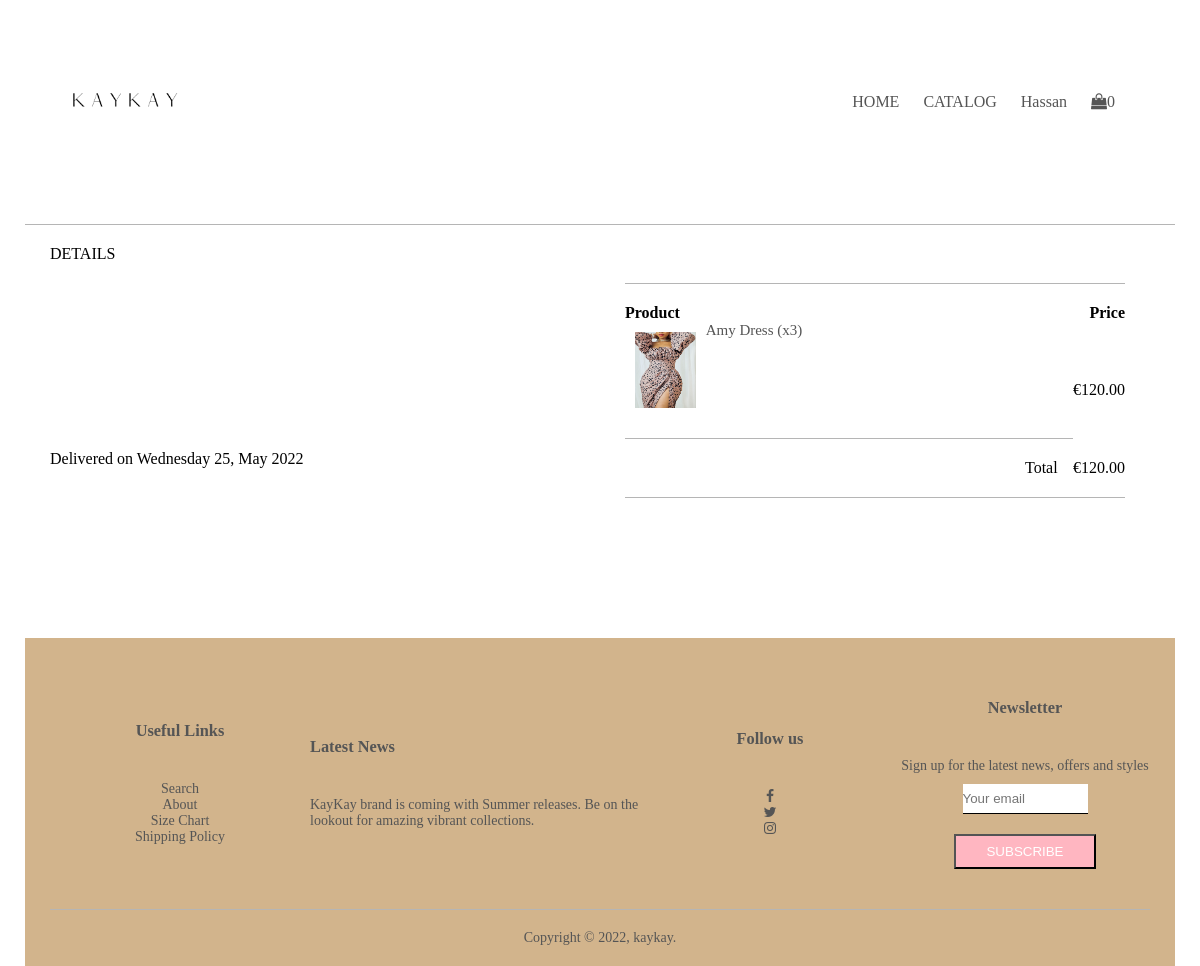
Screenshot of /viewOrder?date=2022-05-25 (signed in) with the database file from the repository.
### tables this page shows
CREATE TABLE orders
    (user_id INTEGER NOT NULL,
    product_id INTEGER NOT NULL,
    quantity INTEGER NOT NULL,
    total DECIMAL NOT NULL,
    created_at DATETIME DEFAULT CURRENT_TIMESTAMP,
    FOREIGN KEY(user_id) REFERENCES users(id)
    FOREIGN KEY(product_id) REFERENCES products(id)
    );

CREATE TABLE products
    (id INTEGER NOT NULL,
    name VARCHAR NOT NULL,
    desc TEXT NOT NULL,
    image TEXT NOT NULL,
    quantity INTEGER NOT NULL,
    category_id INTEGER NOT NULL,
    price DECIMAL NOT NULL,
    created_at DATETIME DEFAULT CURRENT_TIMESTAMP,
    PRIMARY KEY(id),
    FOREIGN KEY(category_id) REFERENCES product_category(id)
    );

### app.py (the view)
@app.route("/viewOrder", methods = ["GET", "POST"])
@login_required
def viewOrder():
    order_date = request.args.get("date")
    order =  db.execute("""SELECT
                        products.image, products.name, products.desc, orders.quantity, orders.product_id, orders.total, DATE(orders.created_at) AS created_date
                        FROM orders
                        JOIN products
                        ON orders.product_id = products.id
                        WHERE user_id = ?
                        AND created_date = ?""",
                        session["user_id"], order_date)
    return render_template("viewOrder.html", order=order)

### app.py (called while the page is built)
@app.after_request
def after_request(response):
    response.headers["Cache-Control"] = "no-cache, no-store, must-revalidate"
    response.headers["Expires"] = 0
    response.headers["Pragma"] = "no-cache"
    return response

@app.template_filter('strftime')
def _jinja2_filter_datetime(date, fmt=None):
    date=dateutil.parser.parse(date)
    native = date.replace(tzinfo=None)
    format = """%A %d, %b %Y"""
    return native.strftime(format)

### import_functions.py (called while the page is built)
def login_required(f):
    @wraps(f)
    def decorated_function(*args, **kwargs):
        print(session.get("user_id"))
        if session.get("user_id") is None or session.get("user_id") == 0:
            return redirect("/logon")
        return f(*args, **kwargs)
    return decorated_function

def eur(value):
    return f"€{value:,.2f}"

### templates/viewOrder.html (shortened to what this page needs)
{% extends "layout.html" %}
{% block main %}
    <div class="reg-page">
        <div class="container">
            DETAILS
            <div class="row">
                {% for item in order %}
                <div class="col-2b">
                    <br>
                    <div class="deliv-date">
                        <span>Delivered on  {{ item["created_date"] | strftime }}</span>
                    </div>
                </div>
                <div class="col-2b">
                    <div class="form-container">
                        <div class="reg">
                            <div class="small-container o-page">
                                <table>
                                    <tr>
                                        <th>Product</th>
                                        <th>Price</th>
                                    </tr>
                                    <hr>
                                    <tr>
                                        <td>
                                            <div class="o-info">
                                                <img src="static/products/{{item["image"]}}">
                                                <div>
                                                    <p> {{ item["name"] }} (x{{ item["quantity"] }})</p>
                                                </div>
                                            </div>
                                            <hr>
                                        </td>
                                        <td>{{ item["total"] | eur }}</td>
                                    </tr>
                                </table>
                                <div class="total-price">
                                    <table>
                                        <tr>
                                            <td>Total</td>
                                            <td>{{ item["total"] | eur }}</td>
                                        </tr>
                                    </table>
                                </div>
                                <hr>
                            </div>
                        </div>
                    </div>
                </div>
                {% endfor %}
            </div>
        </div>
    </div>
{% endblock %}

### static/CSS/style.css (style rules this page uses)
* { margin: 0; padding: 0; box-sizing: border-box; }
p { color: #555; }
.container { max-width: 1300px; margin: auto; padding-left: 25px; padding-right: 25px; }
.container hr { border: none; background: #b5b5b5; height: 1px; margin: 20px 0; }
.row { display: flex; align-items: center; flex-wrap: wrap; justify-content: space-around; }
.small-container { max-width: 1150px; margin: auto; padding-left: 25px; padding-right: 25px; }
.col-2b { flex-basis: 50%; min-width: 300px; }
.col-2b img { max-width: 100%; padding: 50px 0; }
table { width: 100%; border-collapse: collapse; }
th { text-align: left; }
.total-price { display: flex; justify-content: flex-end; }
.total-price table { width:100%; max-width: 100px; }
td:last-child { text-align: right; }
th:last-child { text-align: right; }
.reg { display: inline-block; margin-bottom: 120px; }
.reg p { margin-bottom: 20px; }
.reg-page .col-2b { width: 50%; float: left; }
.o-page { margin:0px ao; }
.o-info { display: flex; flex-wrap: wrap; }
.o-info img { width: 18%; height: 9%; padding: 10px; }
.o-info p { font-size: 15px; }

### rows the page displays
orders: created_date|strftime "Wednesday 25, May 2022", image (picture), name "Amy Dress", quantity "3", total|eur "€120.00"

### other values shown
{{ session["first_name"] }} "Hassan"
{{ session["cart"] | length }} "0"
